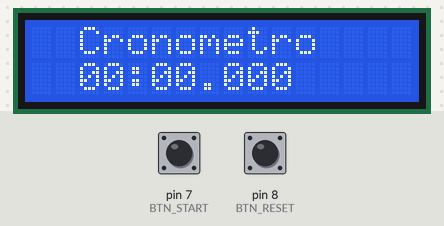
Recording of a sketch running on a simulated Arduino Uno, built with avr-gcc and run on an emulated ATmega328P. Shown: 16×2 character LCD. The inputs (shaded band) are chosen by the test bench; at power-on: pin 7 (BTN_START) HIGH, pin 8 (BTN_RESET) HIGH.

Above: at 1.2 s.
1.3 s: pin 7 (BTN_START) pulled LOW for 0.15 s
At 1.49 s:
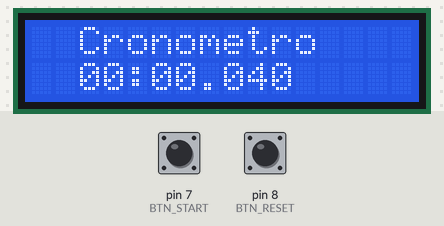
2.9 s: pin 8 (BTN_RESET) pulled LOW for 0.15 s
At 3.2 s:
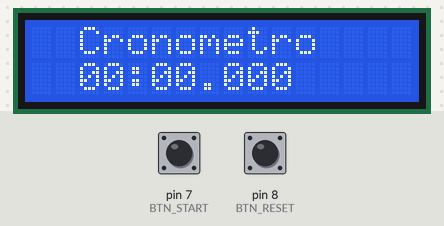
4.5 s: pin 7 (BTN_START) pulled LOW for 1 s
At 4.99 s:
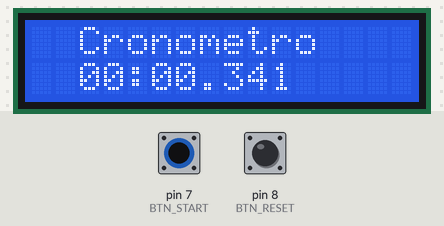
7.0 s: pin 8 (BTN_RESET) pulled LOW for 1 s
At 7.5 s:
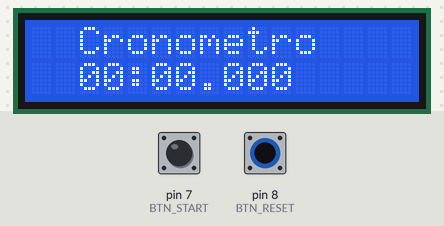
Timing chart, 0 to 10.0 s (numbered marks = the images above; inputs shaded):
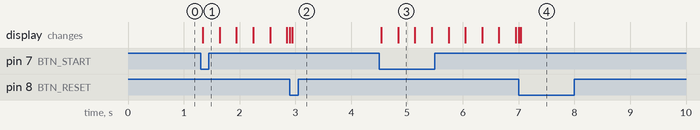

Measured:
- after the input at 1.3 s, the display: changes at once (image 1)
- after the input at 4.5 s, the display: first changes at once (image 3 shows a later state)

The sketch:

18_03_cronometro_lcd_millis.ino
```cpp
#include <LiquidCrystal.h>

LiquidCrystal lcd(12, 11, 5, 4, 3, 2);

const byte BTN_START = 7;
const byte BTN_RESET = 8;

bool rodando = false;

unsigned long tempoInicio = 0;
unsigned long tempoAcumulado = 0;

bool ultimoBtnStart = HIGH;
bool ultimoBtnReset = HIGH;

void exibirTempo(unsigned long tempo) {
  unsigned long minutos = tempo / 60000UL;
  unsigned long segundos = (tempo % 60000UL) / 1000UL;
  unsigned long milissegundos = tempo % 1000UL;

  lcd.setCursor(2, 1);

  if (minutos < 10) lcd.print("0");
  lcd.print(minutos);
  lcd.print(":");

  if (segundos < 10) lcd.print("0");
  lcd.print(segundos);
  lcd.print(".");

  if (milissegundos < 100) lcd.print("0");
  if (milissegundos < 10) lcd.print("0");
  lcd.print(milissegundos);
}

void setup() {
  lcd.begin(16, 2);

  pinMode(BTN_START, INPUT_PULLUP);
  pinMode(BTN_RESET, INPUT_PULLUP);

  lcd.setCursor(0, 0);
  lcd.print("  Cronometro");
  lcd.setCursor(0, 1);
  lcd.print("  00:00.000");
}

void loop() {
  bool btnStart = digitalRead(BTN_START);
  bool btnReset = digitalRead(BTN_RESET);

  // START/PAUSE: reage apenas a transicao HIGH -> LOW.
  if (ultimoBtnStart == HIGH && btnStart == LOW) {
    rodando = !rodando;

    if (rodando) {
      tempoInicio = millis();
    } else {
      tempoAcumulado += millis() - tempoInicio;
    }

    delay(40);  // debounce simples
  }

  // RESET: tambem reage apenas a transicao HIGH -> LOW.
  if (ultimoBtnReset == HIGH && btnReset == LOW) {
    rodando = false;
    tempoAcumulado = 0;
    tempoInicio = millis();

    delay(40);  // debounce simples
  }

  ultimoBtnStart = btnStart;
  ultimoBtnReset = btnReset;

  unsigned long tempoTotal = tempoAcumulado;

  if (rodando) {
    tempoTotal += millis() - tempoInicio;
  }

  exibirTempo(tempoTotal);
}
```
